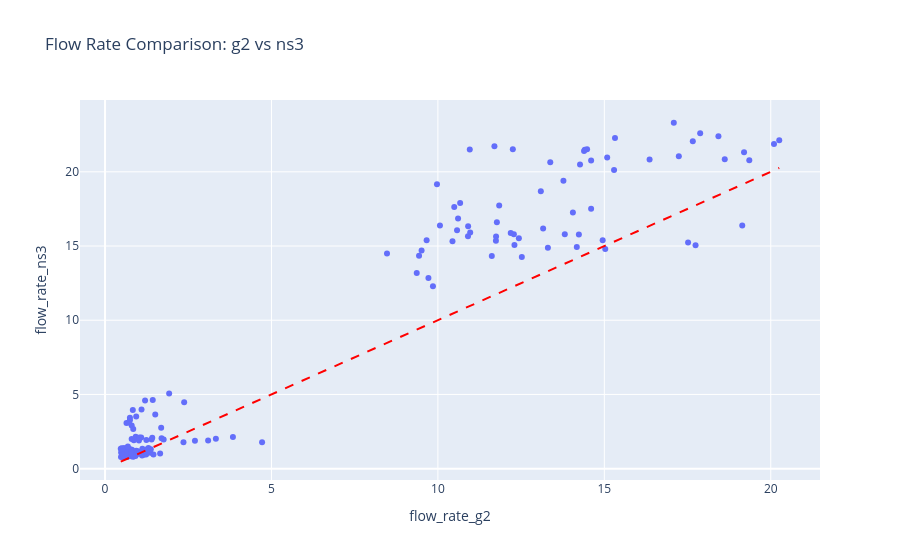

The notebook cell saved with this chart:
### Markdown cell above
## Flow Rate Comparison (g2 vs ns3)

### Code cell
fig = px.scatter(df, x='flow_rate_g2', y='flow_rate_ns3', 
                 hover_data=['node_name', 'sys_id'],
                 title='Flow Rate Comparison: g2 vs ns3')
fig.add_shape(type='line', x0=df['flow_rate_g2'].min(), y0=df['flow_rate_g2'].min(), x1=df['flow_rate_g2'].max(), y1=df['flow_rate_g2'].max(), line=dict(color='red', dash='dash'))
fig.show()

### Figure 1 — Plotly figure (JSON) as saved in the notebook; plotly's stock layout.template omitted (floating-point values rounded to 4 significant figures; data arrays with more than 128 entries replaced by an {"elided": "..."} marker saying what was removed)
{"data": [{"customdata": {"elided": "880x2 mixed values"}, "hovertemplate": "flow_rate_g2=%{x}<br>flow_rate_ns3=%{y}<br>node_name=%{customdata[0]}<br>sys_id=%{customdata[1]}<extra></extra>", "legendgroup": "", "marker": {"color": "#636efa", "symbol": "circle"}, "mode": "markers", "name": "", "orientation": "v", "showlegend": false, "type": "scatter", "x": {"elided": "880 float values"}, "xaxis": "x", "y": {"elided": "880 float values"}, "yaxis": "y"}], "layout": {"legend": {"tracegroupgap": 0}, "shapes": [{"line": {"color": "red", "dash": "dash"}, "type": "line", "x0": 0.4721, "x1": 20.26, "y0": 0.4721, "y1": 20.26}], "title": {"text": "Flow Rate Comparison: g2 vs ns3"}, "xaxis": {"anchor": "y", "domain": [0, 1], "title": {"text": "flow_rate_g2"}}, "yaxis": {"anchor": "x", "domain": [0, 1], "title": {"text": "flow_rate_ns3"}}}}
